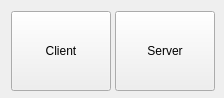
<?xml version="1.0" encoding="UTF-8"?>
<ui version="4.0">
 <class>Dialog</class>
 <widget class="QDialog" name="Dialog">
  <property name="geometry">
   <rect>
    <x>0</x>
    <y>0</y>
    <width>224</width>
    <height>98</height>
   </rect>
  </property>
  <property name="minimumSize">
   <size>
    <width>224</width>
    <height>98</height>
   </size>
  </property>
  <property name="maximumSize">
   <size>
    <width>224</width>
    <height>98</height>
   </size>
  </property>
  <property name="windowTitle">
   <string>Dialog</string>
  </property>
  <layout class="QGridLayout" name="gridLayout">
   <item row="0" column="0">
    <widget class="QPushButton" name="pushButtonClient">
     <property name="minimumSize">
      <size>
       <width>100</width>
       <height>80</height>
      </size>
     </property>
     <property name="maximumSize">
      <size>
       <width>100</width>
       <height>80</height>
      </size>
     </property>
     <property name="text">
      <string>Client</string>
     </property>
     <property name="autoDefault">
      <bool>false</bool>
     </property>
    </widget>
   </item>
   <item row="0" column="1">
    <widget class="QPushButton" name="pushButtonServer">
     <property name="minimumSize">
      <size>
       <width>100</width>
       <height>80</height>
      </size>
     </property>
     <property name="maximumSize">
      <size>
       <width>100</width>
       <height>80</height>
      </size>
     </property>
     <property name="text">
      <string>Server</string>
     </property>
     <property name="autoDefault">
      <bool>false</bool>
     </property>
    </widget>
   </item>
  </layout>
 </widget>
 <resources/>
 <connections/>
</ui>
